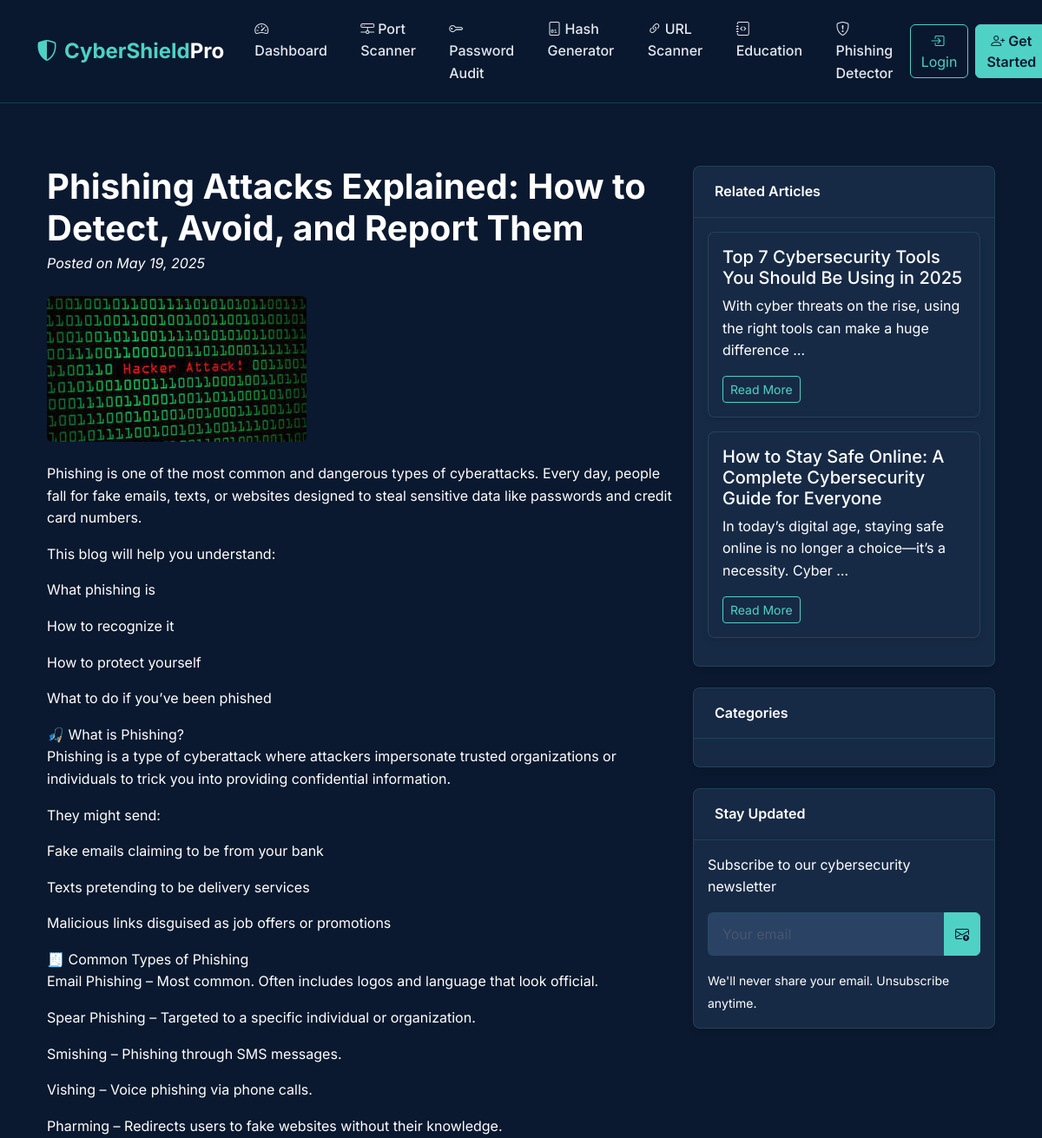
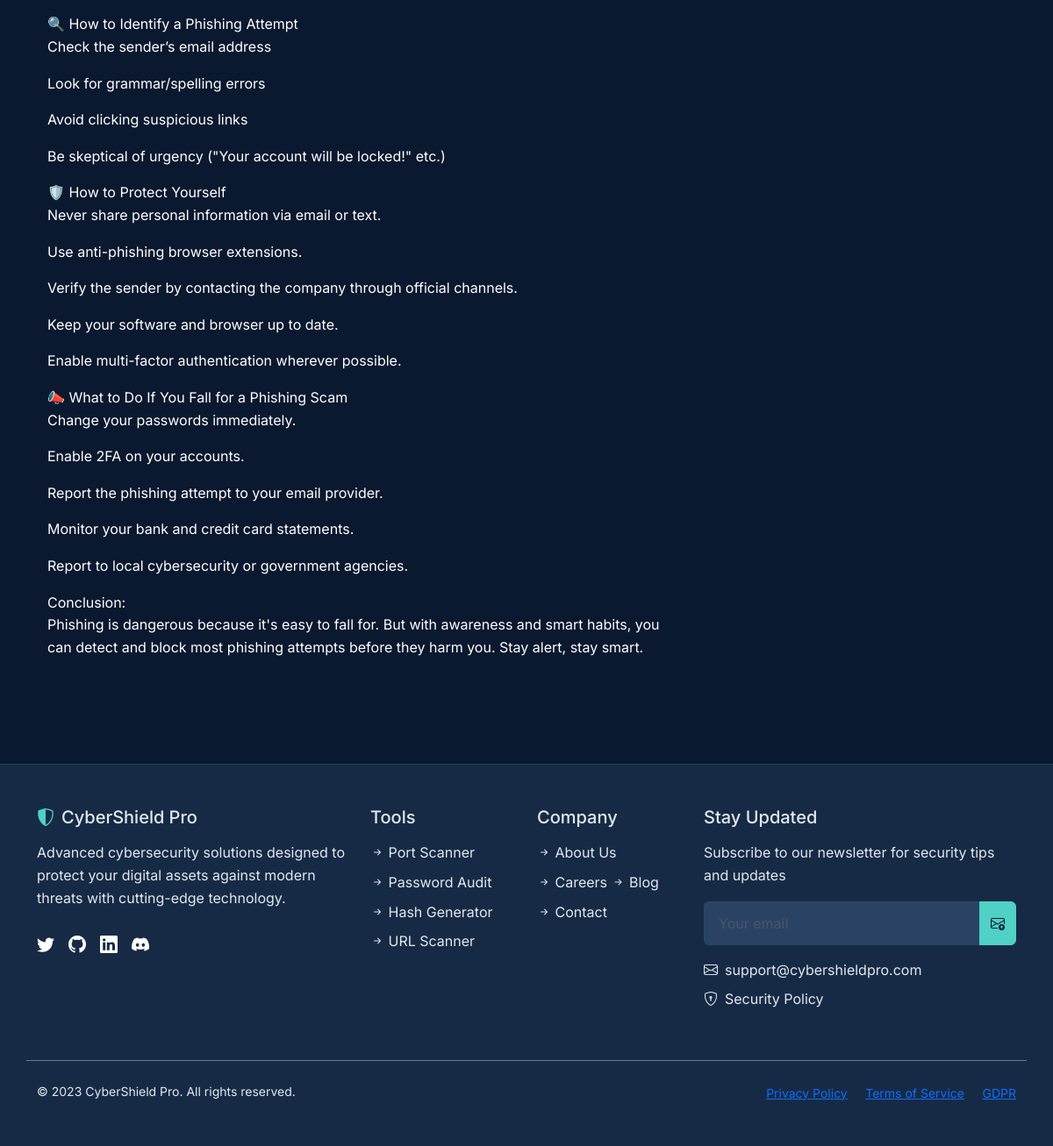
/securitytools/education/phishing-attacks-detect-avoid/, run on the app's committed database (2 pictures, top to bottom).
### securitytools/models.py (models this page shows, shortened)
class EducationBlog(models.Model):
    title = models.CharField(max_length=200)
    slug = models.SlugField(max_length=200, unique=True)
    content = models.TextField()
    published_date = models.DateTimeField(auto_now_add=True)
    updated_date = models.DateTimeField(auto_now=True)
    is_featured = models.BooleanField(default=False)
    thumbnail = models.ImageField(upload_to='education_thumbnails/', null=True, blank=True)

### securitytools/views.py (the view)
# urls.py: path('education/<slug:slug>/', views.blog_detail, name='blog_detail'),
def blog_detail(request, slug):
    blog = get_object_or_404(EducationBlog, slug=slug)
    related_blogs = EducationBlog.objects.exclude(id=blog.id).order_by('-published_date')[:3]
    return render(request, 'securitytools/blog_detail.html', {
        'blog': blog,
        'related_blogs': related_blogs
    })

### securitytools/templates/securitytools/blog_detail.html (shortened to what this page needs)
{% extends "securitytools/base.html" %}
{% block content %}
<div class="container py-5">
    <div class="row">
        <div class="col-lg-8">
            <article>
                <header class="mb-4">
                    <h1 class="fw-bolder mb-1 text-white">{{ blog.title }}</h1>
                    <div class="text-neutral-200 fst-italic mb-2">
                        Posted on {{ blog.published_date|date:"F d, Y" }}
                    </div>
                </header>
                {% if blog.thumbnail %}
                <figure class="mb-4">
                    <img class="img-fluid rounded" src="{{ blog.thumbnail.url }}" alt="{{ blog.title }}" />
                </figure>
                {% endif %}
                <section class="mb-5 text-neutral-200">
                    {{ blog.content|linebreaks }}
                </section>
            </article>
        </div>
        <div class="col-lg-4">
            <div class="card mb-4 bg-primary-800">
                <div class="card-header bg-primary-700 text-white">Related Articles</div>
                <div class="card-body">
                    <div class="row">
                        {% for related in related_blogs %}
                        <div class="col-sm-12 mb-3">
                            <div class="card h-100 bg-primary-800">
                                <div class="card-body">
                                    <h5 class="card-title text-white">{{ related.title }}</h5>
                                    <p class="card-text text-neutral-200">{{ related.content|truncatewords:15 }}</p>
                                    <a href="{% url 'blog_detail' related.slug %}" class="btn btn-sm btn-outline-primary">Read More</a>
                                </div>
                            </div>
                        </div>
                        {% endfor %}
                    </div>
                </div>
            </div>
            <div class="card mb-4 bg-primary-800">
                <div class="card-header bg-primary-700 text-white">Categories</div>
                <div class="card-body">
                </div>
            </div>
            <div class="card bg-primary-800">
                <div class="card-header bg-primary-700 text-white">Stay Updated</div>
                <div class="card-body">
                    <p class="text-neutral-200">Subscribe to our cybersecurity newsletter</p>
                    <form class="mb-3">
                        <div class="input-group">
                            <input type="email" class="form-control" placeholder="Your email" required>
                            <button class="btn btn-primary" type="submit">
                                <i class="bi bi-envelope-arrow-up"></i>
                            </button>
                        </div>
                    </form>
                    <small class="text-neutral-400">We'll never share your email. Unsubscribe anytime.</small>
                </div>
            </div>
        </div>
    </div>
</div>
{% endblock %}

### securitytools/templates/securitytools/base.html (style rules this page uses)
:root { --primary-900: #0a192f; --primary-800: #172a45; --primary-700: #2a4365; --accent-500: #4fd1c5; --accent-400: #81e6d9; --neutral-100: #ffffff; --neutral-200: #e2e8f0; --neutral-700: #4a5568; --danger-500: #fc8181; --warning-500: #f6ad55; --success-500: #68d391; --info-500: #63b3ed; }
body { font-family: 'Inter', sans-serif; background-color: var(--primary-900); color: var(--neutral-100); min-height: 100vh; display: flex; flex-direction: column; line-height: 1.6; }
.card { background-color: var(--primary-800); border: 1px solid rgba(79, 209, 197, 0.15); border-radius: 8px; transition: all 0.3s ease; overflow: hidden; box-shadow: 0 4px 6px rgba(0, 0, 0, 0.1); color: var(--neutral-100); }
.card-header { background-color: rgba(23, 42, 69, 0.9); border-bottom: 1px solid rgba(79, 209, 197, 0.15); font-weight: 600; padding: 1rem 1.5rem; color: var(--neutral-100); }
.btn-primary { background-color: var(--accent-500); border-color: var(--accent-500); color: var(--primary-900); font-weight: 600; transition: all 0.3s ease; }
.btn-outline-primary { border-color: var(--accent-500); color: var(--accent-500); background-color: transparent; }
.form-control, .form-select { background-color: var(--primary-700); border: 1px solid rgba(79, 209, 197, 0.2); color: var(--neutral-100); padding: 0.75rem 1rem; }
.form-control::placeholder { color: var(--neutral-700); }

### data on the page
EducationBlog: title "Phishing Attacks Explained: How to Detect, Avoid, and Report Them", published_date "May 19, 2025", thumbnail (picture), content "Phishing is one of the most common and dangerous types of cyberattacks. Every day, people fall for fake emails, texts, or websites designed to steal sensitive data like passwords and credit card numbers. This blog will help you understand: What phishing is How to recognize it How to protect yourself What to do if you’ve been phished 🎣 What is Phishing? Phishing is a type of cyberattack where attackers impersonate trusted organizations or individuals to trick you into providing confidential information. They might send: Fake emails claiming to be from your bank Texts pretending to be delivery services Malicious links disguised as job offers or promotions 🧾 Common Types of Phishing Email…"
EducationBlog: title "Top 7 Cybersecurity Tools You Should Be Using in 2025", content "With cyber threats on the rise, using the right tools can make a huge difference …"
EducationBlog: title "How to Stay Safe Online: A Complete Cybersecurity Guide for Everyone", content "In today’s digital age, staying safe online is no longer a choice—it’s a necessity. Cyber …"
